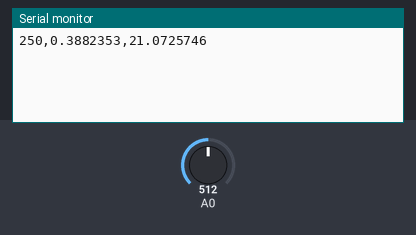
Simulated run of this sketch. Board: Arduino Uno, built with avr-gcc and run on an emulated ATmega328P. Parts: the last lines printed to the serial monitor. The test bench sets the inputs (shaded band); at power-on: A0 = 512.

Above: at 1.2 s.
1.3 s: A0 set to 716
At 2.2 s:
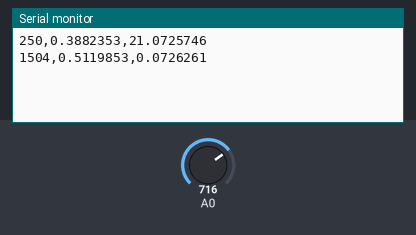
2.8 s: A0 set to 900
At 3.8 s:
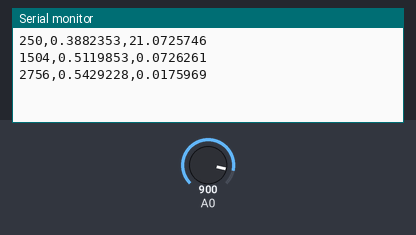
Timing chart, 0 to 5.8 s (numbered marks = the images above; inputs shaded):
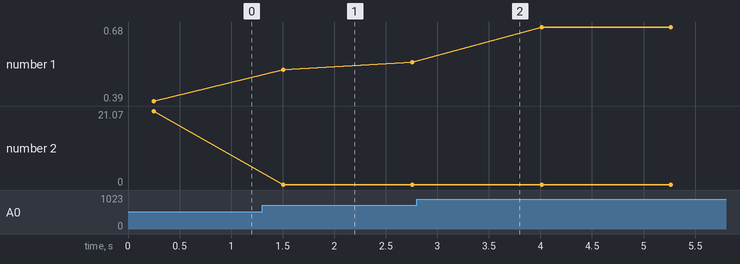

Measured:
- after the input at 1.3 s, the serial monitor: prints a new line after 0.20 s (image 1)
- plotted number 1: 0.39 → 0.54 after the input at 1.3 s, 0.54 → 0.68 after the input at 2.8 s
- plotted number 2: 21.07 → 0.02 after the input at 1.3 s, 0.02 → 0 after the input at 2.8 s

The sketch:

MG811_test.ino
```cpp
/*******************Demo for MG-811 Gas Sensor Module V1.1*****************************

************************************************************************************/

/************************Hardware Related Macros************************************/
#define         MG_PIN                       (0)         //define which analog input channel you are going to use
#define         DC_GAIN                      (8.5/2.0)   //define the DC gain of amplifier
#define         ADC_VOLTAGE_REF              (3.3)

/***********************Software Related Macros************************************/
#define         READ_SAMPLE_INTERVAL         (50)    //define how many samples you are going to take in normal operation
#define         READ_SAMPLE_TIMES            (5)     //define the time interval(in milisecond) between each samples in
                                                     //normal operation

/**********************Application Related Macros**********************************/
//These two values differ from sensor to sensor. user should derermine this value.
#define         ZERO_POINT_VOLTAGE           (0.324) //define the output of the sensor in volts when the concentration of CO2 is 400PPM
#define         REACTION_VOLTGAE             (0.020) //define the voltage drop of the sensor when move the sensor from air into 1000ppm CO2

/*****************************Globals***********************************************/
float           CO2Curve[3]  =  {2.602,ZERO_POINT_VOLTAGE,(REACTION_VOLTGAE/(2.602-3))};
                                                     //two points are taken from the curve.
                                                     //with these two points, a line is formed which is
                                                     //"approximately equivalent" to the original curve.
                                                     //data format:{ x, y, slope}; point1: (lg400, 0.324), point2: (lg4000, 0.280)
                                                     //slope = ( reaction voltage ) / (log400 –log1000)


void setup()
{
    Serial.begin(9600);                              //UART setup, baudrate = 9600bps
    //Serial.print("MG-811 Demostration\n");
}

void loop()
{
    double percentage;
    float volts;


    volts = MGRead(MG_PIN);
    percentage = MGGetPercentage(volts,CO2Curve);
    Serial.print(millis());
    Serial.print(",");
    Serial.print(volts,7);
    Serial.print(",");
    Serial.print(percentage,7);
    Serial.print("\n");
    delay(1000);
}


/*****************************  MGRead *********************************************
Input:   mg_pin - analog channel
Output:  output of SEN-000007
Remarks: This function reads the output of SEN-000007
************************************************************************************/
float MGRead(int mg_pin)
{
    int i;
    float v=0;

    for (i=0;i<READ_SAMPLE_TIMES;i++) {
        v += analogRead(mg_pin);
        delay(READ_SAMPLE_INTERVAL);
    }
    v = (v/READ_SAMPLE_TIMES) *ADC_VOLTAGE_REF/1024;
    v /= DC_GAIN;
    return v;
}

/*****************************  MQGetPercentage **********************************
Input:   volts   - SEN-000007 output measured in volts
         pcurve  - pointer to the curve of the target gas
Output:  ppm of the target gas
Remarks: By using the slope and a point of the line. The x(logarithmic value of ppm)
         of the line could be derived if y(MG-811 output) is provided. As it is a
         logarithmic coordinate, power of 10 is used to convert the result to non-logarithmic
         value.
************************************************************************************/
double  MGGetPercentage(float volts, float *pcurve)
{
//   if ((volts/DC_GAIN )>=ZERO_POINT_VOLTAGE) {
//      return -1;
//   } else {
      float  x = (volts-pcurve[1])/pcurve[2]+pcurve[0];
      return pow(10.0, x);
//   }
}
```
